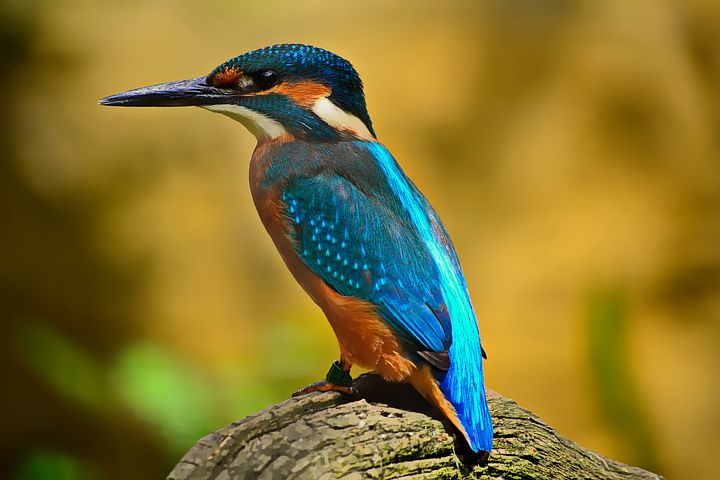
#> input picture images/bird.png, 720 x 480 px
$ jupyter execute 2348542_Lab_4.ipynb
#> lines starting #> are read from the running program, lines starting #| are printed output that depends on the picture
# Lab - 4

Name: Purusharth Malik

Registration No.: 2348542

[cell 1]
import numpy as np
import cv2
import matplotlib.pyplot as plt

# Plotting RGB images
def plot_image(img, title, og_im = cv2.cvtColor(cv2.imread('images/bird.png'), cv2.COLOR_BGR2RGB), og_title="Original Image"):
    plt.figure(figsize=(10,10))
    plt.subplot(1, 2, 1)
    plt.imshow(og_im)
    plt.title(og_title)
    plt.subplot(1, 2, 2)
    plt.imshow(img)
    plt.title(title)
    plt.show()

### Filtering Noise

First, we will introduce noise and then we will filter it using an average filter.

[cell 2]
# Loading the image and adding noise to it
img = cv2.cvtColor(cv2.imread('images/bird.png'), cv2.COLOR_BGR2RGB)
H, W, C = img.shape
#> H = 480; W = 720; C = 3

# Using random values from a normal distribution with mean 0 and standard deviation 5
noise = np.random.normal(0, 5, (H, W, C)).astype(np.uint8)

# Adding noise to image
noisy_img = img+noise
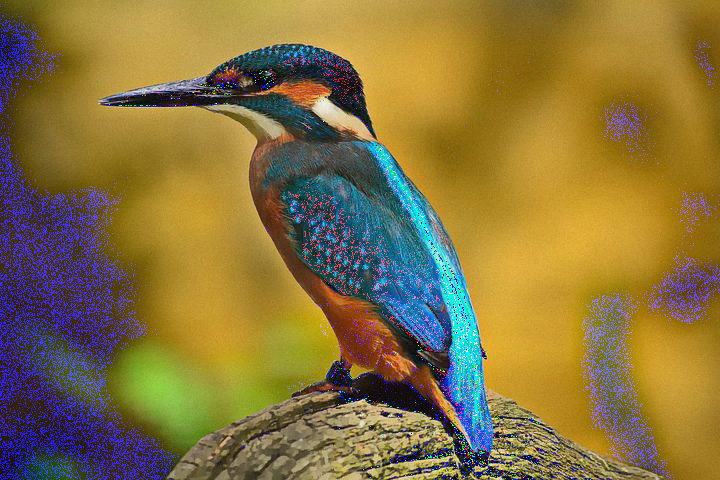
#> noisy_img: shape (480, 720, 3); mean R, G, B 135.7, 116.1, 62.9

plot_image(noisy_img, "Noisy Image")
#> in plot_image, `plt.show()`:
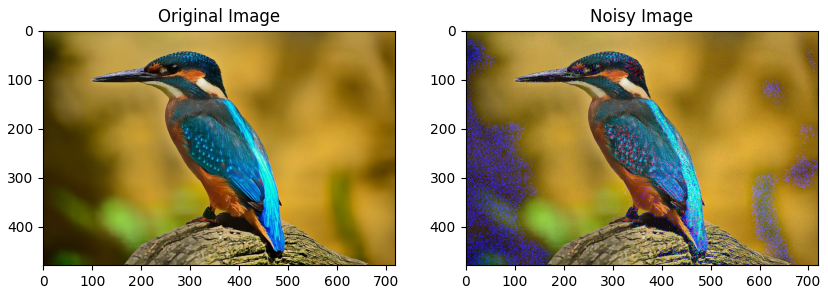
#> figure drawn by matplotlib, 2 panels

For filtering, we will use a 4x4 kernel.

[cell 3]
# Filtering with an average filter
kernel = np.ones((4,4))/16

filtered_img = cv2.filter2D(noisy_img, ddepth=-1, kernel=kernel)
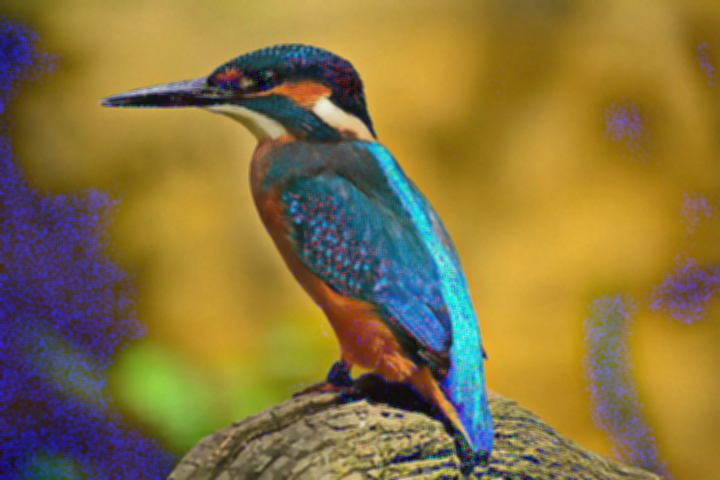
#> filtered_img: shape (480, 720, 3); mean R, G, B 135.7, 116.1, 62.9

plot_image(filtered_img, "Filtered Image", og_im=noisy_img, og_title='Noisy Image')
#> call 2 of plot_image, with title = 'Filtered Image', og_title = 'Noisy Image'
#> in plot_image (call 2), `plt.show()`:
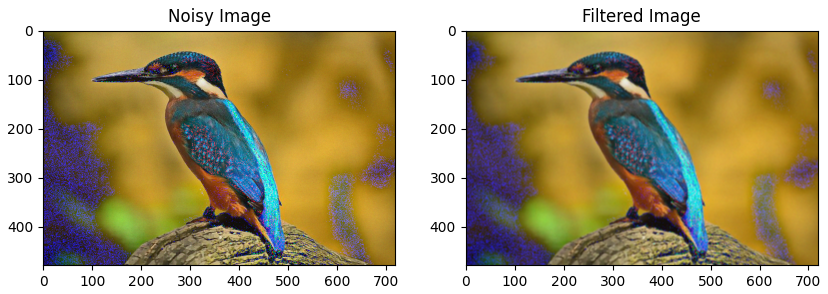
#> figure drawn by matplotlib, 2 panels

### Gaussian Blur

We will try to blur the same noisy image with a kernel of size 11x11 that has SD = 10 in both `x` and `y` directions.

[cell 4]
filtered_img = cv2.GaussianBlur(noisy_img, (11,11), sigmaX=10, sigmaY=10)
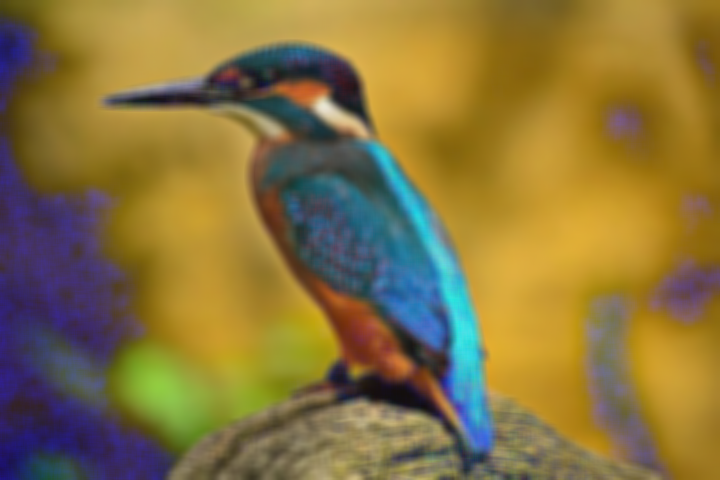
#> filtered_img: shape (480, 720, 3); mean R, G, B 135.7, 116.1, 62.9

plot_image(filtered_img, "Filtered Image (Using Gaussian Blur)", og_im=noisy_img, og_title='Noisy Image')

[cell 5]
"""
Here, we use a kernel of size 5x5
for our custom implementation of the
Gaussian Blur filter.
"""
kernel = 1/273*np.array([[1,4,7,4,1],
                         [4,16,25,16,4],
                         [7,25,41,25,7],
                         [4,16,25,16,4],
                         [1,4,7,4,1]])

filtered_img = cv2.filter2D(noisy_img, ddepth=-1, kernel=kernel)

plot_image(filtered_img, "Filtered Image (Using custom gaussian blur)", og_im=noisy_img, og_title='Noisy Image')

### Image Sharpening

[cell 6]
# We are using the following Laplacian filter
kernel = np.array([[-1,-1,-1],
                   [-1, 9,-1],
                   [-1,-1,-1]])

sharpened = cv2.filter2D(img, ddepth=-1, kernel=kernel)
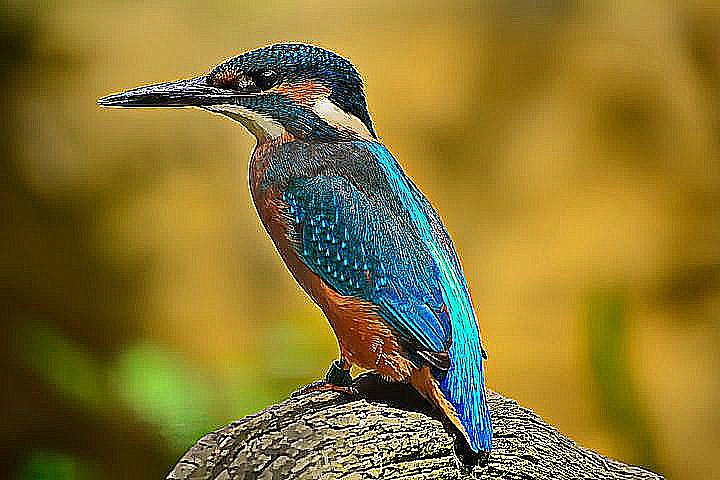
#> sharpened: shape (480, 720, 3); mean R, G, B 135.6, 117.2, 49.6

plot_image(sharpened, title="Sharpened image(Using Laplacian)")

$ run again, with images/linus.jpeg saved as images/bird.png
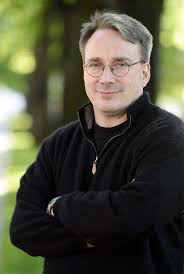
#> input picture images/linus.jpeg, 184 x 274 px
#> in plot_image (call 2), `plt.show()`:
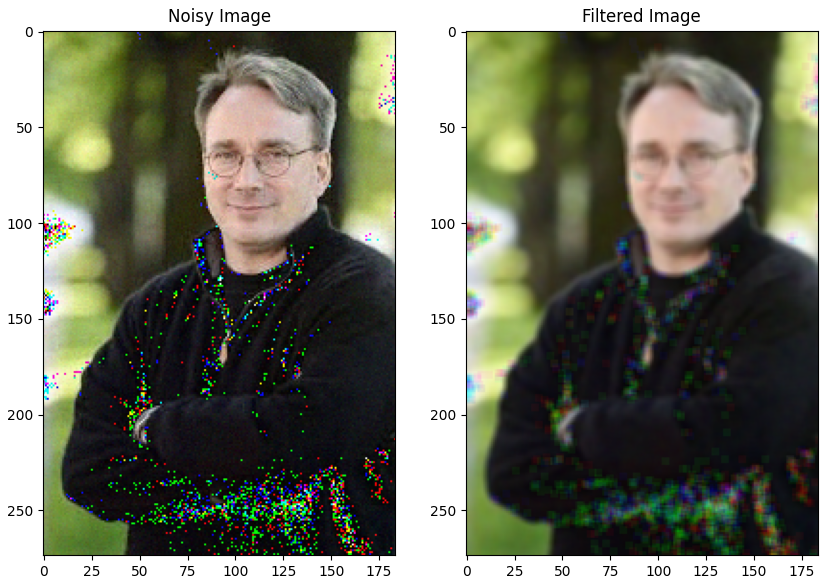
#> figure drawn by matplotlib, 2 panels
#> `sharpened = cv2.filter2D(img, ddepth=-1, kernel=kernel)`:
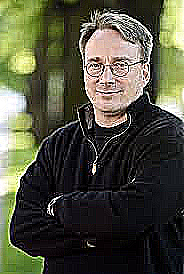
#> sharpened: shape (274, 184, 3); mean R, G, B 78.1, 79.1, 61.4
